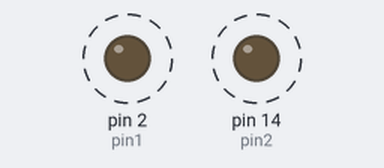
Simulated run of this sketch. Board: Arduino Uno, built with avr-gcc and run on an emulated ATmega328P. Parts: output pins drawn as LEDs (lit = HIGH). Dashed ring = blinking.

Above: at 0.5 s.
Timing chart, 0 to 4.8 s (numbered marks = the images above):
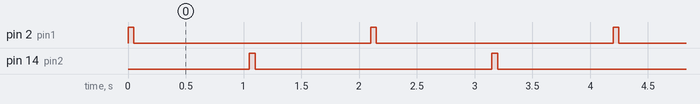

Measured:
- by itself, pin 2 (pin1), pin 14 (pin2): alternates HIGH for 0.05 s and LOW for 2.1 s
- by itself, everything shown: repeats every 2.1 s, in 4 steps

The sketch:

example.ino
```cpp
const int pin1 = 2;
const int pin2 = 14;

void setup() {
  pinMode(pin1, OUTPUT);
  pinMode(pin2, OUTPUT);
}

void loop() {
  digitalWrite(pin1, HIGH);
  delay(50);
  digitalWrite(pin1, LOW);

  delay(1000);

  digitalWrite(pin2, HIGH);
  delay(50);
  digitalWrite(pin2, LOW);

  delay(1000);
}
```
